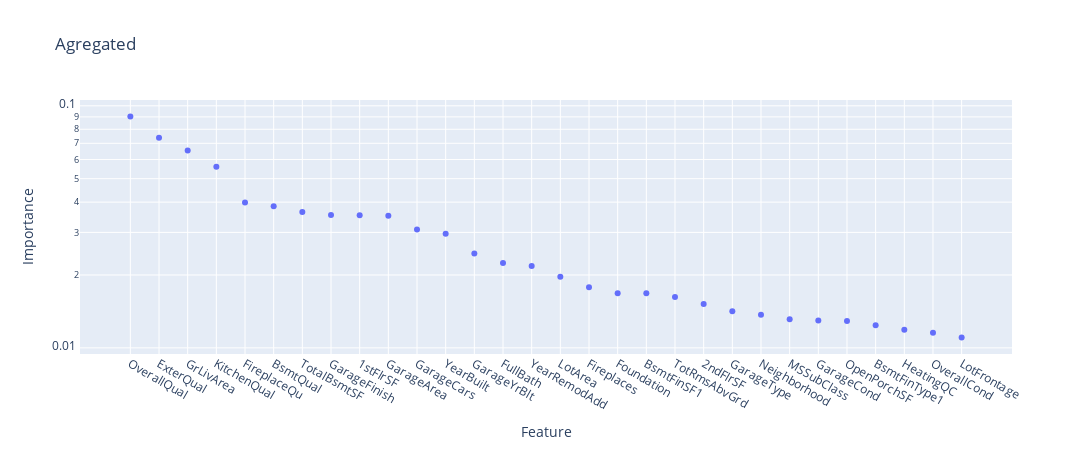

Notebook cell for this chart:
### Code cell
imp0 = pd.Series(
  index=pd.Index(features, name="Feature"),
  data=m.feature_importances_,
  name="Importance",
)

imp1 = pd.Series(
  index=pd.Index(raw_features, name="Feature"),
  data=0.0,
  name="Importance",
)

for f in features:
  imp1[base_feature(f)] = imp1[base_feature(f)] + imp0[f]

imp1 = imp1.sort_values(ascending=False).to_frame().reset_index()[:30]

px.scatter(imp1, x="Feature", y="Importance", log_y=True, height=450, width=1250, title="Agregated")

### Figure 1 — Plotly figure (JSON) as saved in the notebook; plotly's stock layout.template omitted (floating-point values rounded to 4 significant figures)
{"data": [{"hovertemplate": "Feature=%{x}<br>Importance=%{y}<extra></extra>", "legendgroup": "", "marker": {"color": "#636efa", "symbol": "circle"}, "mode": "markers", "name": "", "orientation": "v", "showlegend": false, "type": "scatter", "x": ["OverallQual", "ExterQual", "GrLivArea", "KitchenQual", "FireplaceQu", "BsmtQual", "TotalBsmtSF", "GarageFinish", "1stFlrSF", "GarageArea", "GarageCars", "YearBuilt", "GarageYrBlt", "FullBath", "YearRemodAdd", "LotArea", "Fireplaces", "Foundation", "BsmtFinSF1", "TotRmsAbvGrd", "2ndFlrSF", "GarageType", "Neighborhood", "MSSubClass", "GarageCond", "OpenPorchSF", "BsmtFinType1", "HeatingQC", "OverallCond", "LotFrontage"], "xaxis": "x", "y": [0.09038, 0.07373, 0.06532, 0.05595, 0.03982, 0.03846, 0.03645, 0.03539, 0.03533, 0.03511, 0.0308, 0.02963, 0.02455, 0.02244, 0.0218, 0.01969, 0.01781, 0.01683, 0.01683, 0.01623, 0.01516, 0.01415, 0.01371, 0.01313, 0.01297, 0.0129, 0.0124, 0.01188, 0.01155, 0.01103], "yaxis": "y"}], "layout": {"height": 450, "legend": {"tracegroupgap": 0}, "title": {"text": "Agregated"}, "width": 1250, "xaxis": {"anchor": "y", "domain": [0, 1], "title": {"text": "Feature"}}, "yaxis": {"anchor": "x", "domain": [0, 1], "title": {"text": "Importance"}, "type": "log"}}}
